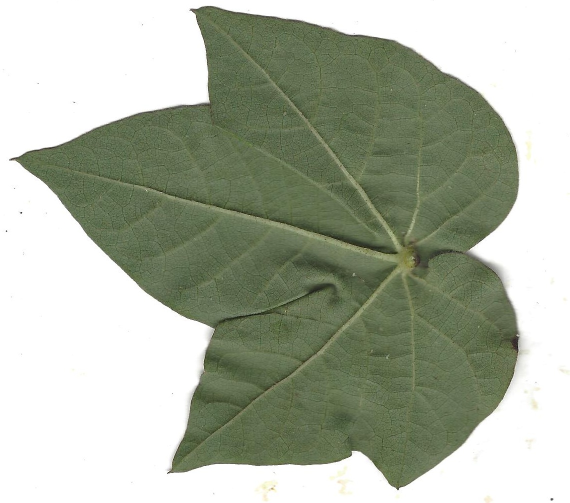
#> input picture source_images/healthy_train_originals/leaf a24-a27 ab_2.jpg, 1139 x 1005 px (shown at 1/2 size); its folder holds 4 pictures in this run
$ python colorizationPreprocessing.py
#> lines starting #> are read from the running program, lines starting #| are printed output that depends on the picture
import cv2
import numpy as np
import os

# --- Configurações de Caminho ---
SOURCE_DIR = '../source_images/healthy_train_originals/'
TARGET_DIR = '../datasets/leaf_disease_detection/train/'

# --- Parâmetros ---
REQUIRED_HEIGHT = 256
REQUIRED_WIDTH = 256

def preprocess_images(source_dir, target_dir):
    """
    Lê imagens coloridas, redimensiona para 256x256
    e salva no diretório de destino (SEM concatenar).
    """
    os.makedirs(target_dir, exist_ok=True)

    print(f"Buscando imagens em: {source_dir}")

    image_files = [
        f for f in os.listdir(source_dir)
        if f.lower().endswith(('.png', '.jpg', '.jpeg'))
    ]

    if not image_files:
        print(f"ERRO: Nenhuma imagem encontrada em {source_dir}. Verifique o caminho.")
        return

    for i, filename in enumerate(image_files):
        source_path = os.path.join(source_dir, filename)

        # Lê imagem colorida
        img_color = cv2.imread(source_path, cv2.IMREAD_COLOR)
#> img_color is the input picture: shape (1005, 1139, 3); mean B, G, R 161.8, 178.3, 171.5

        if img_color is None:
            print(f"Aviso: Não foi possível ler a imagem: {filename}")
            continue

        # Redimensiona para 256x256
        img_resized = cv2.resize(
            img_color,
            (REQUIRED_WIDTH, REQUIRED_HEIGHT),
            interpolation=cv2.INTER_AREA
        )
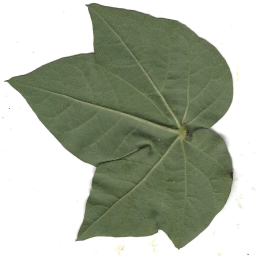
#> img_resized: shape (256, 256, 3); mean B, G, R 161.8, 178.3, 171.5

        # Salva somente a imagem redimensionada (sem concatenação)
        target_path = os.path.join(target_dir, filename)
        cv2.imwrite(target_path, img_resized)

        print(f"Processado ({i+1}/{len(image_files)}): {filename} -> {target_path}")
#> pass 2 of the loop in preprocess_images, `for i, filename in enumerate(image_files):`:
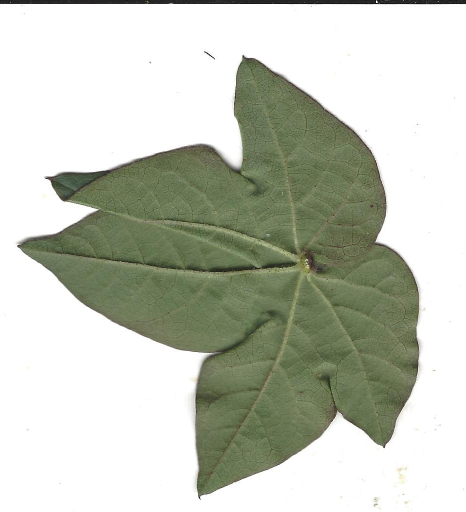
#> input picture source_images/healthy_train_originals/leaf a24-a27 ab_3.jpg, 931 x 1024 px (shown at 1/2 size)
#> in preprocess_images, img_color is the input picture: shape (1024, 931, 3); mean B, G, R 186.2, 199, 194.8
#> in preprocess_images, `img_resized = cv2.resize( img_color, (REQUIRED_WIDTH, REQUIRED_HEIGHT)..`:
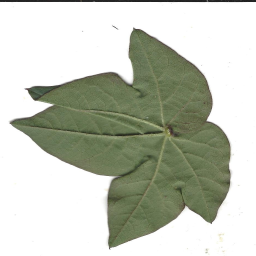
#> img_resized: shape (256, 256, 3); mean B, G, R 186.2, 199, 194.8
#> pass 3 of the loop in preprocess_images, `for i, filename in enumerate(image_files):`:
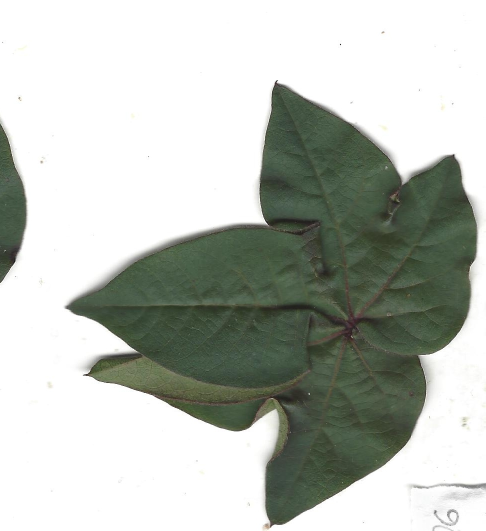
#> input picture source_images/healthy_train_originals/leaf a24-a27 ad_2.jpg, 971 x 1062 px (shown at 1/2 size)
#> in preprocess_images, img_color is the input picture: shape (1062, 971, 3); mean B, G, R 183.5, 190.7, 185.9
#> in preprocess_images, `img_resized = cv2.resize( img_color, (REQUIRED_WIDTH, REQUIRED_HEIGHT)..`:
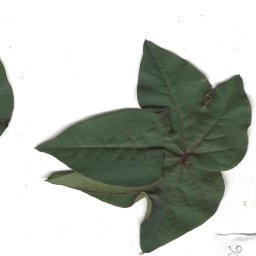
#> img_resized: shape (256, 256, 3); mean B, G, R 183.5, 190.7, 185.9
#> the loop made 4 passes; the first 3 are shown

    print("\n✅ Pré-processamento concluído! Imagens prontas para --model colorization.")

if __name__ == "__main__":
    preprocess_images(SOURCE_DIR, TARGET_DIR)
